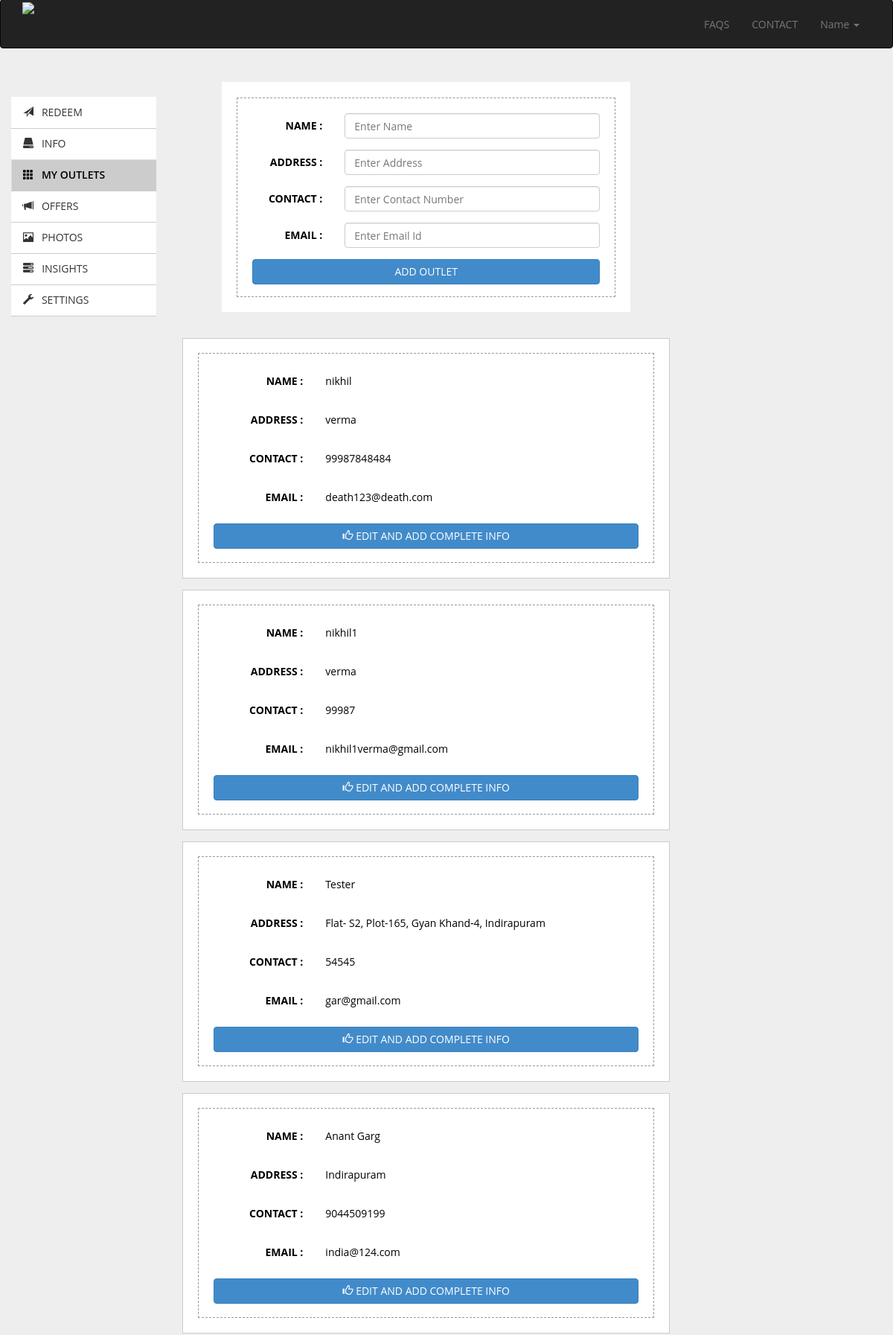
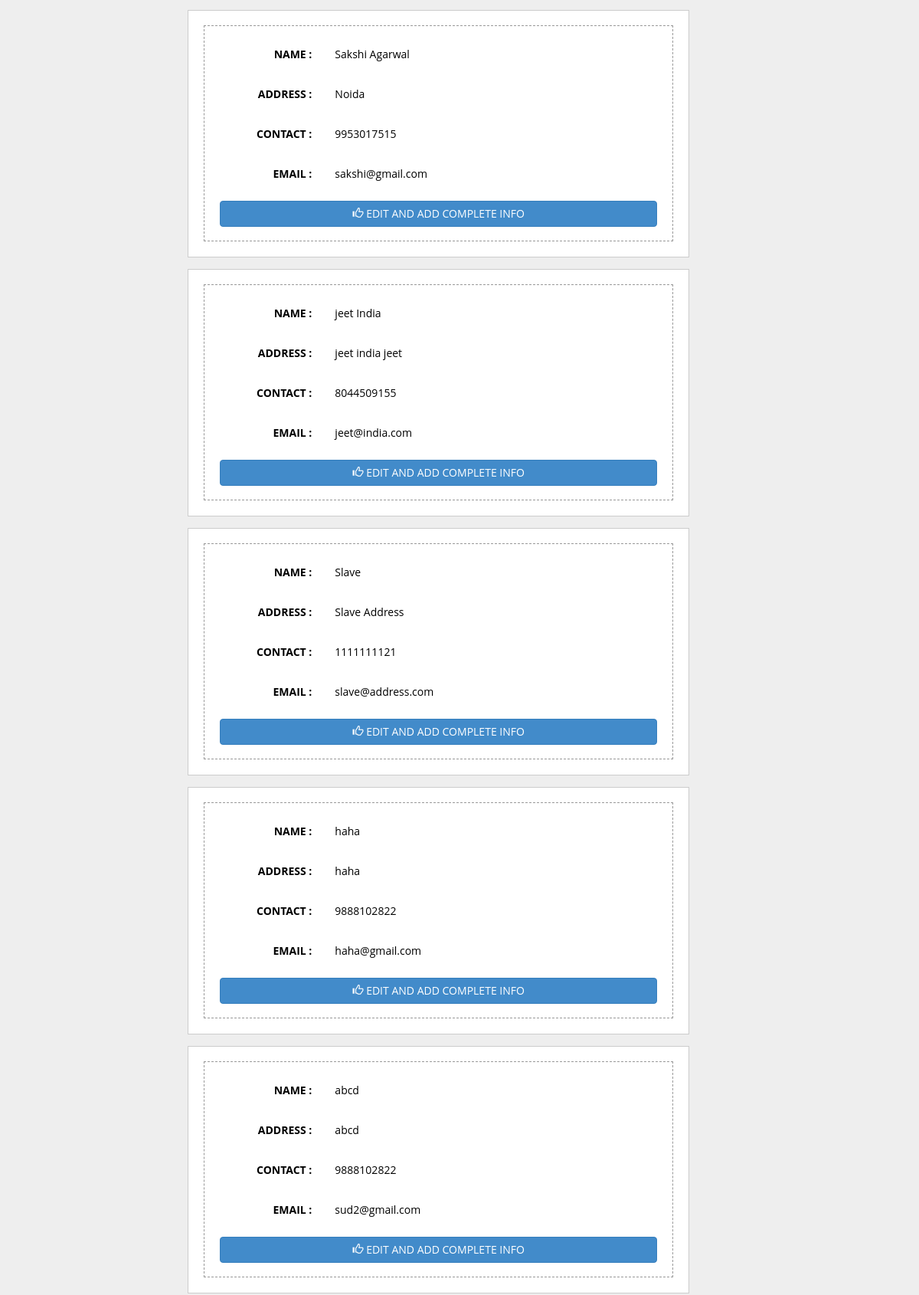
Screenshot of /ChupaRustam/my-outlets.php (signed in, upper part) with the database file from the repository (2 pictures, top to bottom).
### tables this page shows
CREATE TABLE IF NOT EXISTS `merchant_slave` (
  `slave_id` bigint(20) unsigned NOT NULL,
  `propriety_name` varchar(255) NOT NULL,
  `master_id` bigint(20) unsigned NOT NULL,
  `location_id` bigint(20) unsigned DEFAULT NULL,
  `name` varchar(45) NOT NULL,
  `address` text NOT NULL,
  `contact` varchar(20) NOT NULL,
  `email` varchar(50) DEFAULT NULL,
  `rating` float NOT NULL DEFAULT '0',
  `rating_count` int(11) NOT NULL DEFAULT '0',
  `logo` varchar(500) DEFAULT NULL,
  `created_at` timestamp NOT NULL DEFAULT CURRENT_TIMESTAMP,
  PRIMARY KEY (`slave_id`),
  UNIQUE KEY `slave_id_UNIQUE` (`slave_id`),
  KEY `fk_slave_master_idx` (`master_id`),
  KEY `fk_location_id_idx` (`location_id`)
);

### ChupaRustam/my-outlets.php (the view, shortened to what this page needs)
<!DOCTYPE html>
<html>
<?php
      include_once("common_code/userdb.inc.php");
      if(!empty($_SESSION['uname']))
      {
             $uname = $_SESSION['uname'];
             $query = "SELECT * from merchant_login where uname = '$uname'";
             $res=mysqli_query($userdb, $query);
                while($row = mysqli_fetch_array($res)){
                    $id = $row['merchant_id'];
                    $role = $row['role'];
                    }
      }
      if(!empty($_SESSION['uname']))
      {
?>
<head>
    <link href="css/bootstrap.css" type="text/css" rel="stylesheet">
    <link href="css/style.css" type="text/css" rel="stylesheet">
     <link href="css/jquery.datetimepicker.css" type="text/css" rel="stylesheet">
     <link href="css/bootstrap-tagsinput.css" type="text/css" rel="stylesheet">
</head>
<body>
    <nav class="navbar navbar-inverse" role="navigation">
        <div class="container">
            <div class="navbar-header">
                <a class="navbar-brand" href="#"><img src="images/logo.png" class="img-responsive" style="margin-top: -12px;">
                </a>
            </div>
            <div class="collapse navbar-collapse" id="bs-example-navbar-collapse-1">
                <ul class="nav navbar-nav navbar-right">
                    <li><a href="#">FAQS</a>
                    </li>
                    <li><a href="#">CONTACT</a>
                    </li>
                    <li class="dropdown">
                        <a href="#" class="dropdown-toggle" data-toggle="dropdown">Name <span class="caret"></span></a>
                    </li>
                </ul>
            </div>
        </div>
    </nav>
    <div class="container main-container">
        <div class="col-md-2 left-col">
            <div class="tabbable tabs-left">
                <ul class="nav nav-tabs">
                    <li ><a href="redeem.php"><i class="glyphicon glyphicon-send"></i>&nbsp;&nbsp; REDEEM</a>
                    </li>
                    <li><a href="info.php"><i class="glyphicon glyphicon glyphicon-hdd"></i>&nbsp;&nbsp; INFO</a>
                    </li>
                    <li class="active"><a href="my-outlets.php"><i class="glyphicon glyphicon-th"></i>&nbsp;&nbsp; MY OUTLETS</a>
                    </li>
                    <li><a href="offers.php"><i class="glyphicon glyphicon glyphicon-bullhorn"></i>&nbsp;&nbsp; OFFERS</a>
                    </li>
                    <li><a href="photos.php"><i class="glyphicon glyphicon-picture"></i>&nbsp;&nbsp; PHOTOS</a>
                    </li>
                    <li><a href="#c"><i class="glyphicon glyphicon-tasks"></i>&nbsp;&nbsp; INSIGHTS</a>
                    </li>
                    <li><a href="#c"><i class="glyphicon glyphicon-wrench"></i>&nbsp;&nbsp; SETTINGS</a>
                    </li>
                </ul>
            </div>
        </div>
        <div class="col-md-7 middle-col" style="width:62%;height:auto;">
		<?php
			if($role==="MASTER")
			{ ?>
        	<div class="col-md-10 col-xs-offset-1">
                 <div class="col-lg-12" style="background:#FFF;margin-top:15px;padding:20px;padding-bottom:0px;">
                 	<div class="box-outlet">
                        <form class="form-horizontal" role="form" action="addslave.php" method="POST">
                          <div class="form-group">
                            <label for="" class="col-sm-3 control-label">NAME : </label>
                            <div class="col-sm-9">
                              <input type="text" class="form-control" id="n" placeholder="Enter Name" required name="name">
                            </div>
                          </div>
                           <div class="form-group">
                            <label for="" class="col-sm-3 control-label">ADDRESS : </label>
                            <div class="col-sm-9">
                              <input type="text" class="form-control" id="" placeholder="Enter Address" required name="address">
                            </div>
                          </div>
                           <div class="form-group">
                            <label for="" class="col-sm-3 control-label">CONTACT : </label>
                            <div class="col-sm-9">
                              <input type="text" class="form-control" id="c" pattern="(\+?\d[- .]*){10,11}" title="Mobile number or local phone number (eg.012-34567891)" placeholder="Enter Contact Number" name="contact" required >
                            </div>
                          </div>
                           <div class="form-group">
                            <label for="" class="col-sm-3 control-label">EMAIL : </label>
                            <div class="col-sm-9">
                              <input type="email" class="form-control" id="" placeholder="Enter Email Id" required name="emailid">
                            </div>
                          </div>
                          <div class="form-group">
                             <div class="col-sm-12">
                             <input type="submit" name='submit' class="btn btn-primary confirm" " <div class="glyphicon glyphicon-th-list" value="ADD OUTLET"></div>
                           </div>
                            </div>
                    </div>
                 </div>
			<?php }
				  else if($role==="SLAVE")
				  {
						echo "This account does not have the permission to add more outlets. Please contact your senior management or Log in with the Admin account. ";
				  }
				?>
                 <div class="col-lg-12" style="margin-top:15px;padding:20px;">
                     <table width="100%">
						<?php
                            include_once("common_code/userdb.inc.php");
                            $res = $mysqli->query("SELECT * FROM merchant_slave WHERE master_id = '$id'");
                           while( $row = $res->fetch_assoc())
                           {
							  echo '<tr>
									<td>
									<div class="col-lg-12 search-result" style="padding:20px;height:auto">
										<div class="box-outlet1">
											<form class="form-horizontal" role="form">';
												echo '	<div class="form-group ">
															<label for="" class="col-sm-3 control-label">NAME : </label>
															<div class="col-sm-9">
																<p class="simple-text">';
																echo $row['name'];
																echo '&nbsp &nbsp &nbsp &nbsp&nbsp &nbsp&nbsp &nbsp &nbsp &nbsp
																		<!--<div class="col-md-4 thumb-img ">
																			<img src="notverified.png" alt="img2" class="img-responsive img-thumb" width="100%">
																		</div>-->
																</p>
															</div>
														</div>';
												echo '<div class="form-group">
														<label for="" class="col-sm-3 control-label">ADDRESS : </label>
														<div class="col-sm-9">
															<p class="simple-text">';
																echo $row['address'];
														echo '</p>
														</div>
													</div>';
												echo '<div class="form-group">
														<label for="" class="col-sm-3 control-label">CONTACT : </label>
														<div class="col-sm-9">
															<p class="simple-text">';
																echo $row['contact'];
															echo '</p>
														</div>
													</div>';
												echo '<div class="form-group">
														<label for="" class="col-sm-3 control-label">EMAIL : </label>
														<div class="col-sm-9">
															<p class="simple-text">';
																echo $row['email'];
													   echo '</p>
													   </div>
													</div>';
												echo ' <div class="form-group" style="margin-bottom: -2px;">
															<div class="col-sm-12">
																<button type="button" class="btn btn-primary confirm" data-toggle="modal" data-target="#complete-info1';echo $row['slave_id'];echo'"><div class="glyphicon glyphicon-thumbs-up" ></div>  EDIT AND ADD COMPLETE INFO</button>
															</div>
															<br>
														</div>
											</form>
										</div>
									</div>';
									echo ' <div class="modal fade-in" id="complete-info1';echo $row['slave_id'];echo'" tabindex="-1" role="dialog" aria-labelledby="myModalLabel" aria-hidden="true">
													<div class="modal-dialog modal-lg">
															<div class="modal-content" >
																	<div class="modal-header">
																			<button type="button" class="close" data-dismiss="modal"><span aria-hidden="true">&times;</span><span class="sr-only">Close</span></button>
																			<h4 class="modal-title text-center" id="myModalLabel">COMPLETE INFO 1</h4>
																	</div>
																	<div class="modal-body pop-up-body">';
									?>
                   <?php
															echo '</div>
																		<div class="modal-footer">
																				<button type="submit" class="btn btn-default" name="submit">Save</button>
																				<button type="button" class="btn btn-default" data-dismiss="modal">Close</button>
																		</div>
																	</form>
															</div>
														</div>
												</div>
							</td>
                        </tr>';
                            }
                    ?>
                      </table>
           </div>
    </div>
</body>
</html>
<?php }
else
    header('Location:index.php');
?>

### ChupaRustam/css/style.css (style rules this page uses)
body { width: 100%; height:100%; font-family: 'Open Sans', sans-serif; background:#eee; }
.navbar { margin-bottom:0px; height:65px; }
.main-container { height:800px; margin-top:0px; padding:0px; margin-top: 65px; }
.left-col, .right-col { color:#000; margin-top:65px; }
.left-col { padding:0px; }
.middle-col { background: #eee; height:900px; color:#000; padding-top:30px; }
.tabs-below > .nav-tabs, .tabs-right > .nav-tabs, .tabs-left > .nav-tabs { border-bottom: 0; }
.tabs-left > .nav-tabs > li, .tabs-right > .nav-tabs > li { float: none; border-bottom:1px solid #CCCCCC; }
.tabs-left > .nav-tabs > li > a, .tabs-right > .nav-tabs > li > a { min-width: 74px; margin-right: 0; margin-bottom: 0px; }
.tabs-left > .nav-tabs > li > a { margin-right: -1px; }
.tabs-left > .nav-tabs .active > a, .tabs-left > .nav-tabs .active > a:hover, .tabs-left > .nav-tabs .active > a:focus { background:#CCC; }
.search-result { height:280px; margin-bottom:15px; color:#000; background:#FFF; border:1px solid #CCC; }
.confirm { width:100%; }
.navbar-nav { margin-top:8px; }
.box-outlet { border: 1px dashed #999; margin: 1px 0px 20px; padding-bottom: 1px !important; padding: 20px; }
.box-outlet1 { border: 1px dashed #999; margin: -1px 0px 20px; padding-bottom: 20px !important; padding-top: 20px; padding-right: 20px; padding-left: 20px; margin-bottom: 0px; }
.tabs-left { position: fixed; background: none repeat scroll 0% 0% #FFF; width: 200px; }
.simple-text { padding-top:7px; }
.navbar { position: fixed; height: 66px; width: 100%; margin-top: -66px; z-index: 500; }

### rows the page displays
merchant_slave: name "nikhil", address "verma", contact "99987848484", email "death123@death.com"
merchant_slave: name "nikhil1", address "verma", contact "99987", email "nikhil1verma@gmail.com"
merchant_slave: name "Tester", address "Flat- S2, Plot-165, Gyan Khand-4, Indirapuram", contact "54545", email "gar@gmail.com"
merchant_slave: name "Anant Garg", address "Indirapuram", contact "9044509199", email "india@124.com"
merchant_slave: name "Sakshi Agarwal", address "Noida", contact "9953017515", email "sakshi@gmail.com"
merchant_slave: name "jeet India", address "jeet india jeet", contact "8044509155", email "jeet@india.com"
merchant_slave: name "Slave", address "Slave Address", contact "1111111121", email "slave@address.com"
merchant_slave: name "haha", address "haha", contact "9888102822", email "haha@gmail.com"
merchant_slave: name "abcd", address "abcd", contact "9888102822", email "sud2@gmail.com"
